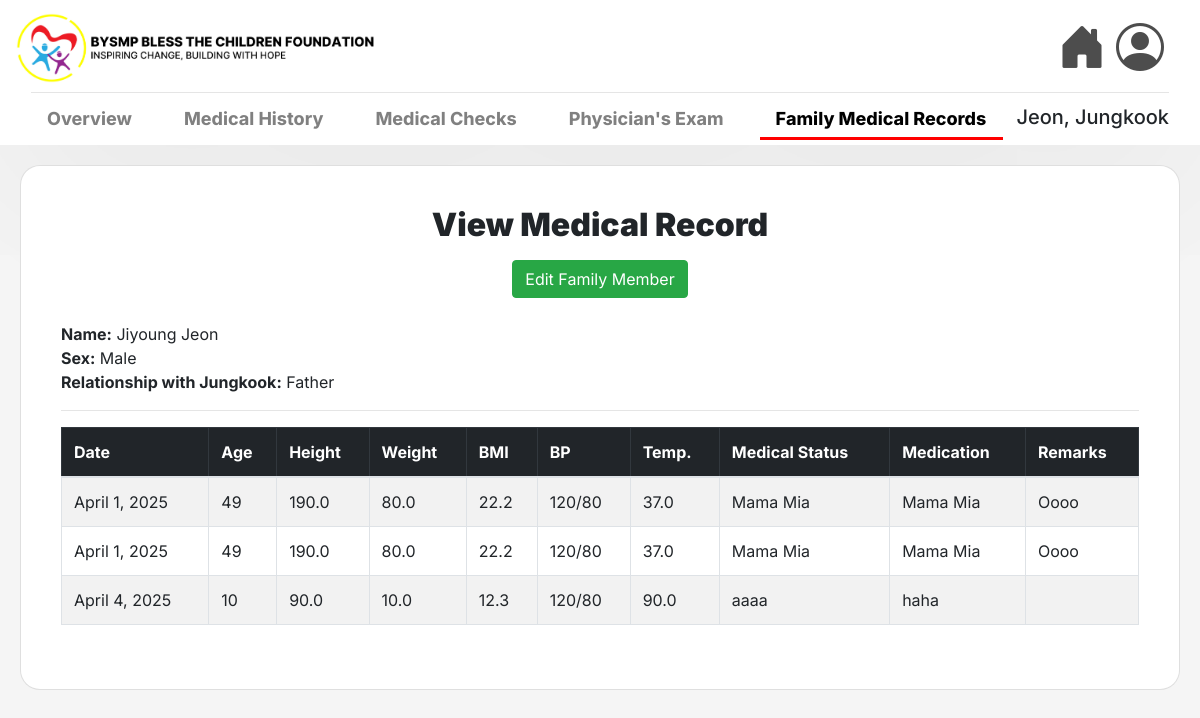
Screenshot of /family-medical-records/17/view/12/ with the database file from the repository.
### msys42app/models.py (models this page shows, shortened)
class Child(models.Model):
    code = models.CharField(max_length=7, validators=[RegexValidator(regex=r'^[A-Za-z]{3}\d{4}$')], unique=True, null=False, blank=False)
    lastname = models.CharField(max_length=25, null=False, blank=False)
    firstname = models.CharField(max_length=50, null=False, blank=False)
    middlename = models.CharField(max_length=25, null=True)
    sex = models.CharField(max_length=6, choices=[('Male', 'Male'), ('Female', 'Female')], null=False, blank=False)
    birth = models.DateField(null=False, blank=False)
    blood_group = models.CharField(max_length=3, blank=True, null=True)
    address = models.TextField(max_length=255, null=False, blank=False)
    philhealth_number = models.CharField(max_length=14, validators=[MinLengthValidator(14)], blank=True, null=True)
    fourps_number = models.CharField(max_length=20, blank=True, null=True)
    guardian_lastname = models.CharField(max_length=25, null=False, blank=False)
    guardian_firstname = models.CharField(max_length=50, null=False, blank=False)
    guardian_middlename = models.CharField(max_length=25, null=True, blank=True)
    guardian_relationship = models.CharField(max_length=25, null=False, blank=False)
    guardian_sex = models.CharField(max_length=6, choices=[('Male', 'Male'), ('Female', 'Female')], null=False, blank=False)
    age = models.IntegerField(null=False, blank=False)

class FamilyMember(models.Model):
    child = models.ForeignKey(Child, on_delete=models.CASCADE)
    fm_lastname = models.CharField(max_length=25, null=False, blank=False)
    fm_firstname = models.CharField(max_length=25, null=False, blank=False)
    fm_middlename = models.CharField(max_length=25, null=True, blank=False)
    fm_relationship = models.CharField(max_length=25, null=False, blank=False)
    fm_sex = models.CharField(max_length=6, choices=[('Male', 'Male'), ('Female', 'Female')], null=False, blank=False)

class FamilyMedicalRecord(models.Model):
    member = models.ForeignKey(FamilyMember, on_delete=models.CASCADE)
    date = models.DateField(null=False, blank=False)
    age = models.PositiveSmallIntegerField(null=True, blank=True)
    height = models.DecimalField(max_digits=4, decimal_places=1, null=True, blank=True)
    weight = models.DecimalField(max_digits=4, decimal_places=1, null=True, blank=True)
    bmi = models.DecimalField(max_digits=4, decimal_places=1, null=True)
    bp = models.CharField(max_length=5, null=True, blank=True)
    temp = models.DecimalField(max_digits=3, decimal_places=1, null=True, blank=True)
    med_stat = models.CharField(max_length=50, null=True, blank=True)
    medication = models.CharField(max_length=100, null=True, blank=True)
    remarks = models.CharField(max_length=100, null=True, blank=True)

### msys42app/views.py (the view)
# urls.py: path('family-medical-records/<int:pk>/view/<int:id>/', views.view_family_medical_record, name='view_family_medical_record'),
def view_family_medical_record(request, pk, id):
    child = get_object_or_404(Child, pk=pk)
    member = get_object_or_404(FamilyMember, pk=id)
    records = FamilyMedicalRecord.objects.filter(member=member)
    return render(request, 'msys42app/view_family_medical_records.html', {'child': child, 'member':member, 'records':records})

### msys42app/templates/msys42app/view_family_medical_records.html (shortened to what this page needs)
{% extends 'msys42app/base.html' %}
{% load static %}
{% block navbar %}
<hr class="w-100 my-1">
<nav style="display: flex; justify-content: space-between; align-items: flex-end; padding-left: 0; padding: 0; width: 100%; position: sticky;">
    <ul class="child-nav" style="display: flex; gap: 20px; list-style: none; padding: 0; margin: 0;">
        <li class="nav-item">
            <a class="nav-link" href="{% url 'view_child_profile' pk=child.id %}">
                Overview
            </a>
        </li>
        <li class="nav-item">
            <a class="nav-link" href="{% url 'view_medical_history' child.id %}">Medical History</a>
        </li>
        <li class="nav-item">
            <a class="nav-link" href="{% url 'annual_medical_check_list' child.id %}">Medical Checks</a>
        </li>
        <li class="nav-item">
            <a class="nav-link" href="{% url 'home_physicians_exam' child.id %}">
                Physician's Exam
            </a>
        </li>
        <li class="nav-item">
            <a class="nav-link active" href="{% url 'view_family_medicals' child.id%}">Family Medical Records</a>
        </li>
    </ul>
    <h5> {{child.lastname}}, {{child.firstname}} {{child.middlename}} </h5>
</nav>
{% endblock %}
{% block content %}
<div class="container-fluid" style="padding: 20px;">
    <div class="card shadow-sm" style="max-width: 1200px; margin: 0 auto;">
        <div class="card-body">
            <div class="text-center mb-4">
                <h2 class="mb-3" style="font-weight: 1000;"> View Medical Record</h2>
                <a href="{% url 'edit_family_medical_record' child.id member.pk %}" class="btn btn-success">
                     Edit Family Member
                </a>
            </div>
                <div class="info">
                    <strong>Name:</strong> {{member.fm_firstname}} {{member.fm_middlename}} {{member.fm_lastname}}<br>
                    <strong>Sex:</strong> {{member.fm_sex}}<br>
                    <strong>Relationship with {{child.firstname}}:</strong> {{member.fm_relationship}}<br>
                </div>
            <div class="text-center mb-4">
                <hr>
                <table class="table table-bordered table-striped text-left">
                    <thead class="table-dark">
                      <tr>
                        <th>Date</th>
                        <th>Age</th>
                        <th>Height</th>
                        <th>Weight</th>
                        <th>BMI</th>
                        <th>BP</th>
                        <th>Temp.</th>
                        <th>Medical Status</th>
                        <th>Medication</th>
                        <th>Remarks</th>
                      </tr>
                    </thead>
                    <tbody style="background-color: white;">
                      {% if records %}
                        {% for record in records %}
                          <tr>
                            <td>{{ record.date }}</td>
                            <td>{{ record.age }}</td>
                            <td>{{ record.height }}</td>
                            <td>{{ record.weight }}</td>
                            <td>{{ record.bmi }}</td>
                            <td>{{ record.bp }}</td>
                            <td>{{ record.temp }}</td>
                            <td>{{ record.med_stat }}</td>
                            <td>{{ record.medication }}</td>
                            <td>{{ record.remarks }}</td>
                          </tr>
                        {% endfor %}
                      {% endif %}
                    </tbody>
                  </table>
            </div>
        </div>
    </div>
</div>
{% endblock %}

### msys42app/static/style.css (style rules this page uses)
body { background-color: #f5f5f5; }
.card { background-color: white; height: auto; width: 100%; max-width: 800px; margin-top: 50px; border-radius: 20px; padding: 20px; }
table { background-color: black; }

### msys42app/templates/msys42app/base.html (style rules this page uses)
.child-nav .nav-link { position: relative; transition: all 0.3s ease; padding-bottom: 5px; font-weight: 750; font-size: large; color: gray; }
.child-nav .nav-link.active { color: rgb(0, 0, 0) !important; font-weight: 780; }
.child-nav .nav-link::after { content: ''; position: absolute; bottom: -3px; left: 0; width: 100%; height: 3px; background-color: rgba(255, 0, 0, 0.5); transform: scaleX(0); transition: transform 0.3s ease; }
.child-nav .nav-link.active::after { transform: scaleX(1); background-color: red; }
.child-nav .nav-link.active::after { animation: underlineGrow 0.4s ease-out forwards; }

### rows the page displays
Child: lastname "Jeon", firstname "Jungkook"
FamilyMember: fm_firstname "Jiyoung", fm_lastname "Jeon", fm_sex "Male", fm_relationship "Father"
FamilyMedicalRecord: date "April 1, 2025", age "49", height "190.0", weight "80.0", bmi "22.2", bp "120/80", temp "37.0", med_stat "Mama Mia", medication "Mama Mia", remarks "Oooo"
FamilyMedicalRecord: date "April 1, 2025", age "49", height "190.0", weight "80.0", bmi "22.2", bp "120/80", temp "37.0", med_stat "Mama Mia", medication "Mama Mia", remarks "Oooo"
FamilyMedicalRecord: date "April 4, 2025", age "10", height "90.0", weight "10.0", bmi "12.3", bp "120/80", temp "90.0", med_stat "aaaa", medication "haha"
